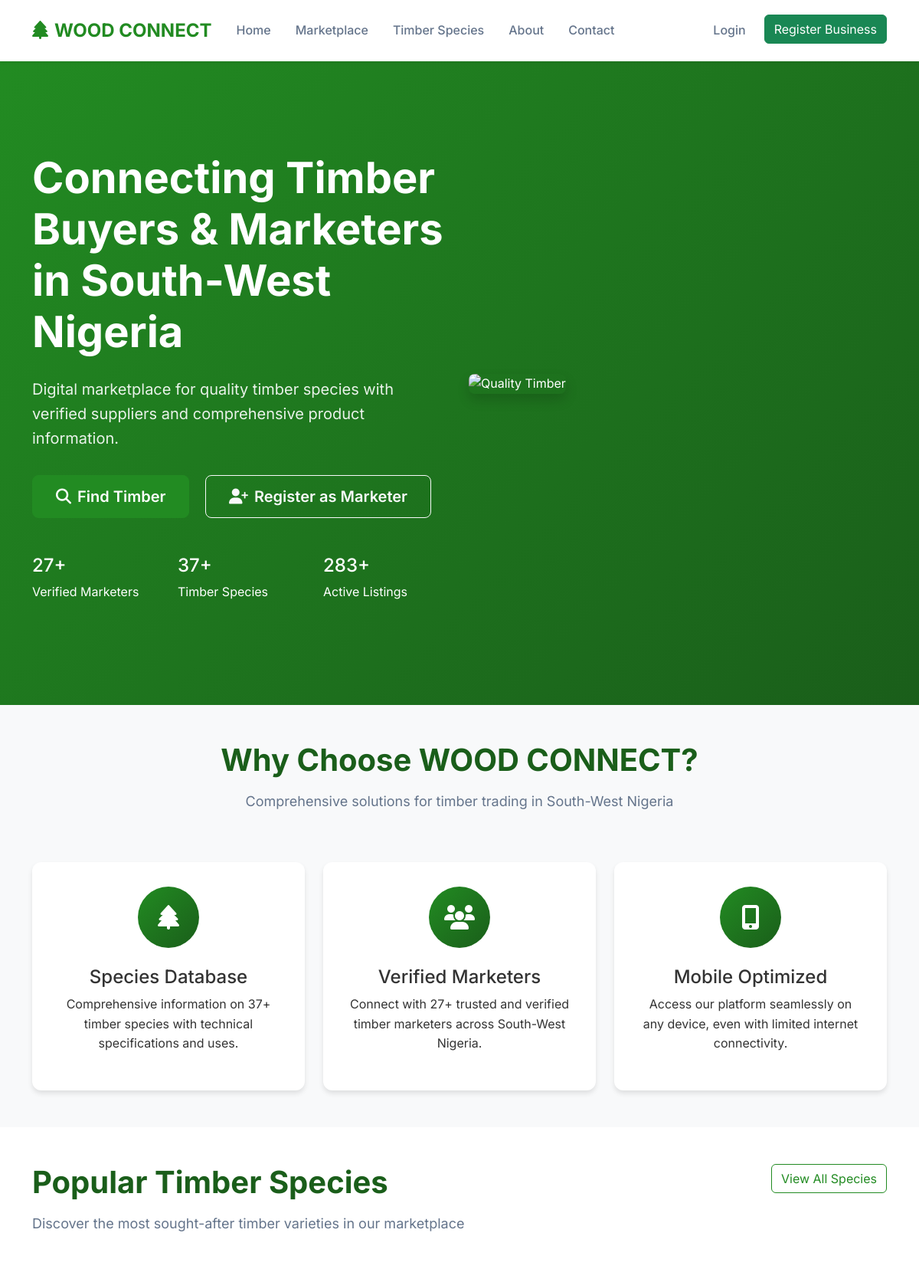
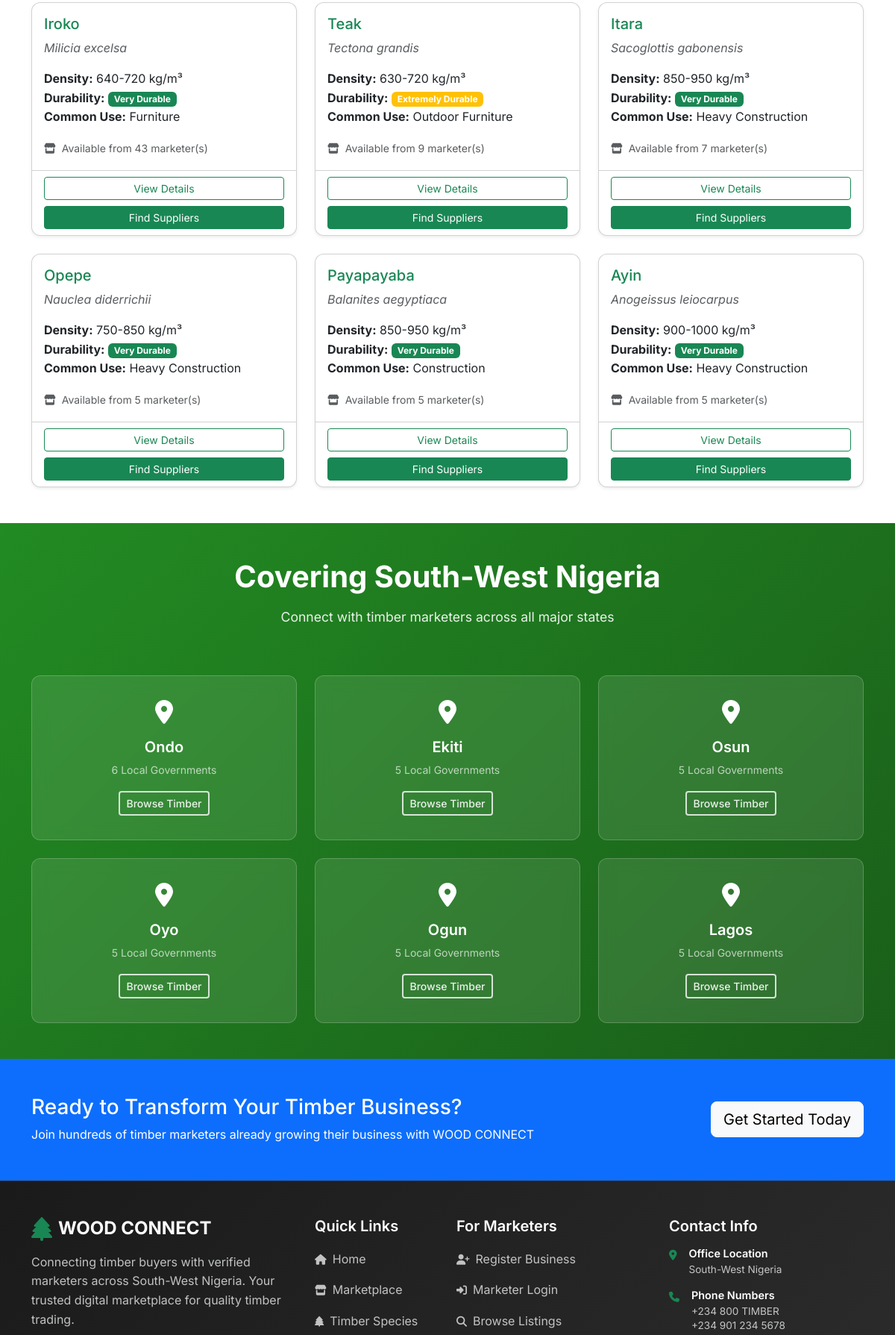
The page / (upper part) on the database its author committed (2 pictures, top to bottom).
### tables this page shows
CREATE TABLE `species` (
  `id` int(11) NOT NULL,
  `scientific_name` varchar(255) NOT NULL,
  `common_names` longtext NOT NULL CHECK (json_valid(`common_names`)),
  `family` varchar(100) DEFAULT NULL,
  `density_range` varchar(100) DEFAULT NULL,
  `durability` varchar(50) DEFAULT NULL,
  `timber_value_rank` int(11) DEFAULT 1,
  `common_uses` longtext DEFAULT NULL CHECK (json_valid(`common_uses`)),
  `description` text DEFAULT NULL,
  `image_path` varchar(500) DEFAULT NULL,
  `created_at` timestamp NOT NULL DEFAULT current_timestamp(),
  `updated_at` timestamp NOT NULL DEFAULT current_timestamp() ON UPDATE current_timestamp()
);

### includes/config.php (called while the page is built, shortened)
<?php
$nigerian_states = [
    'Ondo' => ['Akure South', 'Akure North', 'Ondo West', 'Ondo East', 'Owo', 'Okitipupa'],
    'Ekiti' => ['Ado Ekiti', 'Ikere', 'Ise/Orun', 'Emure', 'Ijero'],
    'Osun' => ['Osogbo', 'Ilesa', 'Ife Central', 'Ife East', 'Iwo'],
    'Oyo' => ['Ibadan North', 'Ibadan South', 'Ibadan South West', 'Ogbomoso North', 'Oyo East'],
    'Ogun' => ['Abeokuta South', 'Abeokuta North', 'Sagamu', 'Ijebu Ode', 'Ilaro'],
    'Lagos' => ['Lagos Island', 'Lagos Mainland', 'Ikeja', 'Surulere', 'Alimosho']
];

### index.php (the view, shortened to what this page needs)
<?php
require_once 'includes/config.php';
try {
    $featured_species_stmt = $pdo->query("
        SELECT s.*, COUNT(i.id) as marketer_count
        FROM species s
        LEFT JOIN inventory i ON s.id = i.species_id AND i.is_available = TRUE
        GROUP BY s.id
        ORDER BY s.timber_value_rank ASC, marketer_count DESC
        LIMIT 6
    ");
    $featured_species = $featured_species_stmt->fetchAll(PDO::FETCH_ASSOC);
} catch (PDOException $e) {
    $featured_species = [];
    error_log("Featured species query error: " . $e->getMessage());
}
try {
    $total_marketers = $pdo->query("SELECT COUNT(*) FROM marketers WHERE verification_status = 'verified'")->fetchColumn();
    $total_species = $pdo->query("SELECT COUNT(*) FROM species")->fetchColumn();
    $total_listings = $pdo->query("SELECT COUNT(*) FROM inventory WHERE is_available = TRUE")->fetchColumn();
} catch (PDOException $e) {
    $total_marketers = 21;
    $total_species = 37;
    $total_listings = 150;
}
?>
    <?php include 'includes/header.php'; ?>
    <section class="hero-section">
        <div class="container">
            <div class="row align-items-center min-vh-80">
                <div class="col-lg-6">
                    <h1 class="hero-title">Connecting Timber Buyers & Marketers in South-West Nigeria</h1>
                    <p class="hero-subtitle">Digital marketplace for quality timber species with verified suppliers and comprehensive product information.</p>
                    <div class="hero-buttons">
                        <a href="/timber-connect/marketplace/" class="btn btn-primary btn-lg me-3">
                            <i class="fas fa-search me-2"></i>Find Timber
                        </a>
                        <a href="/timber-connect/marketer-register.php" class="btn btn-outline-light btn-lg">
                            <i class="fas fa-user-plus me-2"></i>Register as Marketer
                        </a>
                    </div>
                    <div class="hero-stats mt-5">
                        <div class="row">
                            <div class="col-sm-4">
                                <h4><?php echo $total_marketers; ?>+</h4>
                                <p>Verified Marketers</p>
                            </div>
                            <div class="col-sm-4">
                                <h4><?php echo $total_species; ?>+</h4>
                                <p>Timber Species</p>
                            </div>
                            <div class="col-sm-4">
                                <h4><?php echo $total_listings; ?>+</h4>
                                <p>Active Listings</p>
                            </div>
                        </div>
                    </div>
                </div>
                <div class="col-lg-6">
                    <div class="hero-image">
                        <img src="/timber-connect/assets/images/hero-timber.jpg" alt="Quality Timber" class="img-fluid rounded-3 shadow">
                    </div>
                </div>
            </div>
        </div>
    </section>
    <section class="features-section py-5 bg-light">
        <div class="container">
            <div class="row text-center mb-5">
                <div class="col-lg-8 mx-auto">
                    <h2 class="section-title">Why Choose WOOD CONNECT?</h2>
                    <p class="section-subtitle">Comprehensive solutions for timber trading in South-West Nigeria</p>
                </div>
            </div>
            <div class="row g-4">
                <div class="col-md-4">
                    <div class="feature-card">
                        <div class="feature-icon">
                            <i class="fas fa-tree"></i>
                        </div>
                        <h4>Species Database</h4>
                        <p>Comprehensive information on <?php echo $total_species; ?>+ timber species with technical specifications and uses.</p>
                    </div>
                </div>
                <div class="col-md-4">
                    <div class="feature-card">
                        <div class="feature-icon">
                            <i class="fas fa-users"></i>
                        </div>
                        <h4>Verified Marketers</h4>
                        <p>Connect with <?php echo $total_marketers; ?>+ trusted and verified timber marketers across South-West Nigeria.</p>
                    </div>
                </div>
                <div class="col-md-4">
                    <div class="feature-card">
                        <div class="feature-icon">
                            <i class="fas fa-mobile-alt"></i>
                        </div>
                        <h4>Mobile Optimized</h4>
                        <p>Access our platform seamlessly on any device, even with limited internet connectivity.</p>
                    </div>
                </div>
            </div>
        </div>
    </section>
    <section class="species-preview py-5">
        <div class="container">
            <div class="row mb-5">
                <div class="col-lg-8">
                    <h2 class="section-title">Popular Timber Species</h2>
                    <p class="section-subtitle">Discover the most sought-after timber varieties in our marketplace</p>
                </div>
                <div class="col-lg-4 text-end">
                    <a href="/timber-connect/species/directory.php" class="btn btn-outline-primary">View All Species</a>
                </div>
            </div>
            <?php if (!empty($featured_species)): ?>
                <div class="row g-4">
                    <?php foreach ($featured_species as $species):
                        $common_names = json_decode($species['common_names'], true);
                        $primary_name = $common_names[0] ?? $species['scientific_name'];
                        $common_uses = json_decode($species['common_uses'], true);
                        $primary_use = $common_uses[0] ?? 'Various uses';
                    ?>
                        <div class="col-md-4">
                            <div class="card h-100 species-card shadow-sm">
                                <div class="card-body">
                                    <h5 class="card-title text-success"><?php echo $primary_name; ?></h5>
                                    <p class="card-text text-muted scientific-name">
                                        <em><?php echo $species['scientific_name']; ?></em>
                                    </p>
                                    <div class="species-specs mb-3">
                                        <div class="spec-item">
                                            <strong>Density:</strong> <?php echo $species['density_range'] ?: 'N/A'; ?>
                                        </div>
                                        <div class="spec-item">
                                            <strong>Durability:</strong>
                                            <span class="badge bg-<?php
                                                                    echo $species['durability'] === 'Very Durable' ? 'success' : ($species['durability'] === 'Durable' ? 'primary' : 'warning');
                                                                    ?>">
                                                <?php echo $species['durability'] ?: 'N/A'; ?>
                                            </span>
                                        </div>
                                        <div class="spec-item">
                                            <strong>Common Use:</strong> <?php echo $primary_use; ?>
                                        </div>
                                    </div>
                                    <div class="availability-info mt-auto">
                                        <small class="text-muted">
                                            <i class="fas fa-store me-1"></i>
                                            Available from <?php echo $species['marketer_count']; ?> marketer(s)
                                        </small>
                                    </div>
                                </div>
                                <div class="card-footer bg-transparent">
                                    <div class="d-grid gap-2">
                                        <a href="/timber-connect/species/profile.php?id=<?php echo $species['id']; ?>" class="btn btn-outline-success btn-sm">
                                            View Details
                                        </a>
                                        <a href="/timber-connect/marketplace/search.php?species=<?php echo urlencode($primary_name); ?>" class="btn btn-success btn-sm">
                                            Find Suppliers
                                        </a>
                                    </div>
                                </div>
                            </div>
                        </div>
                    <?php endforeach; ?>
                </div>
            <?php endif; ?>
        </div>
    </section>
    <section class="states-section py-5 bg-success text-white">
        <div class="container">
            <div class="row text-center mb-5">
                <div class="col-lg-8 mx-auto">
                    <h2 class="section-title">Covering South-West Nigeria</h2>
                    <p class="section-subtitle">Connect with timber marketers across all major states</p>
                </div>
            </div>
            <div class="row g-4">
                <?php foreach ($nigerian_states as $state => $lgas): ?>
                    <div class="col-md-4 col-sm-6">
                        <div class="state-card text-center">
                            <div class="state-icon mb-3">
                                <i class="fas fa-map-marker-alt fa-2x"></i>
                            </div>
                            <h5><?php echo $state; ?></h5>
                            <p class="small opacity-75">
                                <?php echo count($lgas); ?> Local Governments
                            </p>
                            <a href="/timber-connect/marketplace/search.php?state=<?php echo urlencode($state); ?>" class="btn btn-outline-light btn-sm">
                                Browse Timber
                            </a>
                        </div>
                    </div>
                <?php endforeach; ?>
            </div>
        </div>
    </section>
    <section class="cta-section py-5 bg-primary text-white">
        <div class="container">
            <div class="row align-items-center">
                <div class="col-lg-8">
                    <h3>Ready to Transform Your Timber Business?</h3>
                    <p class="mb-0">Join hundreds of timber marketers already growing their business with WOOD CONNECT</p>
                </div>
                <div class="col-lg-4 text-end">
                    <a href="/timber-connect/marketer-register.php" class="btn btn-light btn-lg">Get Started Today</a>
                </div>
            </div>
        </div>
    </section>
    <?php include 'includes/footer.php'; ?>
</body>
</html>

### assets/css/style.css (style rules this page uses)
:root { --primary-green: #228B22; --earth-brown: #8B4513; --warm-amber: #D2691E; --slate-gray: #64748b; --off-white: #f8fafc; --forest-dark: #1a5e1a; }
* { margin: 0; padding: 0; box-sizing: border-box; }
body { font-family: 'Inter', sans-serif; line-height: 1.6; color: #333; background-color: #fff; }
.hero-section { background: linear-gradient(135deg, var(--primary-green) 0%, var(--forest-dark) 100%); color: white; padding: 100px 0; }
.species-image img, .hero-image img, .marketer-avatar img { max-width: 100%; height: auto; }
.min-vh-80 { min-height: 80vh; }
.hero-title { font-size: 3.5rem; font-weight: 700; margin-bottom: 1.5rem; line-height: 1.2; }
.hero-subtitle { font-size: 1.25rem; margin-bottom: 2rem; opacity: 0.9; }
.hero-buttons .btn { padding: 12px 30px; font-weight: 600; border-radius: 8px; }
.feature-card { background: white; padding: 2rem; border-radius: 12px; text-align: center; box-shadow: 0 4px 6px rgba(0, 0, 0, 0.1); transition: transform 0.3s ease; height: 100%; }
.feature-icon { width: 80px; height: 80px; background: linear-gradient(135deg, var(--primary-green), var(--forest-dark)); border-radius: 50%; display: flex; align-items: center; justify-content: center; margin: 0 auto 1.5rem; color: white; font-size: 2rem; }
.species-card { background: white; border-radius: 12px; overflow: hidden; box-shadow: 0 4px 6px rgba(0, 0, 0, 0.1); transition: transform 0.3s ease; height: 100%; }
.scientific-name { color: var(--slate-gray); font-style: italic; margin-bottom: 1rem; }
.species-specs { margin-bottom: 1rem; }
.section-title { font-size: 2.5rem; font-weight: 700; color: var(--forest-dark); margin-bottom: 1rem; }
.section-subtitle { font-size: 1.125rem; color: var(--slate-gray); }
.btn-primary { background: var(--primary-green); border-color: var(--primary-green); color: white; }
.btn-outline-primary { border-color: var(--primary-green); color: var(--primary-green); }
html, body { height: 100%; }
body { display: flex; flex-direction: column; min-height: 100vh; }
.states-section { background: linear-gradient(135deg, #228B22 0%, #1a5e1a 100%) !important; }
.states-section .section-title { color: #ffffff; font-weight: 700; margin-bottom: 1rem; }
.states-section .section-subtitle { color: rgba(255, 255, 255, 0.9); font-size: 1.1rem; }
.state-card { padding: 2rem 1rem; border-radius: 12px; transition: transform 0.3s ease, background-color 0.3s ease; background: rgba(255, 255, 255, 0.1); backdrop-filter: blur(10px); border: 1px solid rgba(255, 255, 255, 0.2); }
.state-icon { color: #ffffff; }
.state-card h5 { color: #ffffff; font-weight: 600; margin-bottom: 0.5rem; }
.state-card p { color: rgba(255, 255, 255, 0.9); margin-bottom: 1rem; }
.state-card .btn-outline-light { border: 2px solid rgba(255, 255, 255, 0.8); color: rgba(255, 255, 255, 0.9); font-weight: 500; transition: all 0.3s ease; }
.states-section * { color: inherit; }

### rows shown on the page
species: common_names "Iroko", scientific_name "Milicia excelsa", density_range "640-720 kg/m³", durability "Very Durable", common_uses "Furniture", marketer_count "43"
species: common_names "Teak", scientific_name "Tectona grandis", density_range "630-720 kg/m³", durability "Extremely Durable", common_uses "Outdoor Furniture", marketer_count "9"
species: common_names "Itara", scientific_name "Sacoglottis gabonensis", density_range "850-950 kg/m³", durability "Very Durable", common_uses "Heavy Construction", marketer_count "7"
species: common_names "Opepe", scientific_name "Nauclea diderrichii", density_range "750-850 kg/m³", durability "Very Durable", common_uses "Heavy Construction", marketer_count "5"
species: common_names "Payapayaba", scientific_name "Balanites aegyptiaca", density_range "850-950 kg/m³", durability "Very Durable", common_uses "Construction", marketer_count "5"
species: common_names "Ayin", scientific_name "Anogeissus leiocarpus", density_range "900-1000 kg/m³", durability "Very Durable", common_uses "Heavy Construction", marketer_count "5"

### other values the page prints
$total_marketers "27"
$total_species "37"
$total_listings "283"
$state "Ondo"
count($lgas) "6"
$state "Ekiti"
count($lgas) "5"
$state "Osun"
$state "Oyo"
$state "Ogun"
$state "Lagos"
